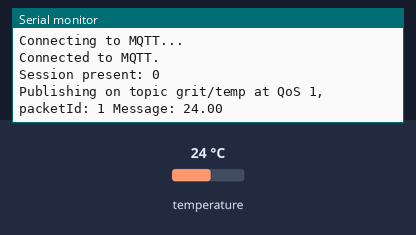
Bench run of a sketch on a simulated ESP8266 (NodeMCU). Shown: the last lines printed to the serial monitor. The test bench sets the inputs (shaded band); at power-on: temperature 24 °C. WiFi joins after 1.5 s; servers stay silent unless stated; no MQTT or app messages arrive unless stated.

Above: at 18.0 s.
18.1 s: temperature set to 12 °C
At 22.0 s:
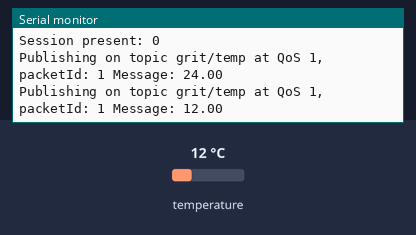
33.6 s: temperature set to 19 °C
At 42.0 s:
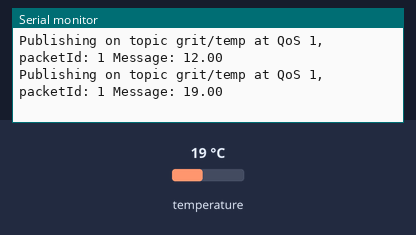
Timing chart, 0 to 43.5 s (numbered marks = the images above; inputs shaded):
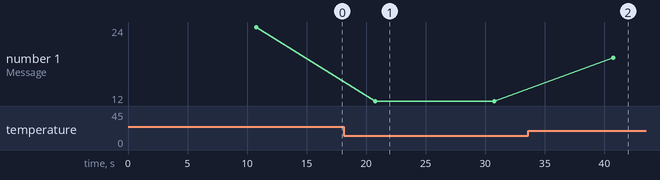

Measured:
- after the input at 18.1 s, the serial monitor: prints a new line after 2.7 s (image 1)
- after the input at 33.6 s, the serial monitor: prints a new line after 7.2 s (image 2)
- plotted number 1: 24 → 12 after the input at 18.1 s, 12 → 19 after the input at 33.6 s

The sketch:

water_temp_sensor.ino
```cpp
// (licence header left out)
#include <OneWire.h>
#include <DallasTemperature.h>
#include <ESP8266WiFi.h>
#include <Ticker.h>
#include <AsyncMqttClient.h>

#define WIFI_SSID "hydro"
#define WIFI_PASSWORD "hydrohydro"

// Raspberri Pi Mosquitto MQTT Broker
#define MQTT_HOST IPAddress(192, 168, 1, 179)
// For a cloud MQTT broker, type the domain name
//#define MQTT_HOST "example.com"
#define MQTT_PORT 1883

// Temperature MQTT Topics
#define MQTT_PUB_TEMP "grit/temp"

// GPIO where the DS18B20 is connected to
const int oneWireBus = 4;
// Setup a oneWire instance to communicate with any OneWire devices
OneWire oneWire(oneWireBus);
// Pass our oneWire reference to Dallas Temperature sensor
DallasTemperature sensors(&oneWire);
// Temperature value
float temp;

AsyncMqttClient mqttClient;
Ticker mqttReconnectTimer;

WiFiEventHandler wifiConnectHandler;
WiFiEventHandler wifiDisconnectHandler;
Ticker wifiReconnectTimer;

unsigned long previousMillis = 0;   // Stores last time temperature was published
const long interval = 10000;        // Interval at which to publish sensor readings

void connectToWifi() {
  Serial.println("Connecting to Wi-Fi...");
  WiFi.begin(WIFI_SSID, WIFI_PASSWORD);
}

void onWifiConnect(const WiFiEventStationModeGotIP& event) {
  Serial.println("Connected to Wi-Fi.");
  connectToMqtt();
}

void onWifiDisconnect(const WiFiEventStationModeDisconnected& event) {
  Serial.println("Disconnected from Wi-Fi.");
  mqttReconnectTimer.detach(); // ensure we don't reconnect to MQTT while reconnecting to Wi-Fi
  wifiReconnectTimer.once(2, connectToWifi);
}

void connectToMqtt() {
  Serial.println("Connecting to MQTT...");
  mqttClient.connect();
}

void onMqttConnect(bool sessionPresent) {
  Serial.println("Connected to MQTT.");
  Serial.print("Session present: ");
  Serial.println(sessionPresent);
}

void onMqttDisconnect(AsyncMqttClientDisconnectReason reason) {
  Serial.println("Disconnected from MQTT.");

  if (WiFi.isConnected()) {
    mqttReconnectTimer.once(2, connectToMqtt);
  }
}

/*void onMqttSubscribe(uint16_t packetId, uint8_t qos) {
  Serial.println("Subscribe acknowledged.");
  Serial.print("  packetId: ");
  Serial.println(packetId);
  Serial.print("  qos: ");
  Serial.println(qos);
}

void onMqttUnsubscribe(uint16_t packetId) {
  Serial.println("Unsubscribe acknowledged.");
  Serial.print("  packetId: ");
  Serial.println(packetId);
}*/

void onMqttPublish(uint16_t packetId) {
  Serial.print("Publish acknowledged.");
  Serial.print("  packetId: ");
  Serial.println(packetId);
}

void setup() {
  sensors.begin();
  Serial.begin(115200);
  Serial.println();

  wifiConnectHandler = WiFi.onStationModeGotIP(onWifiConnect);
  wifiDisconnectHandler = WiFi.onStationModeDisconnected(onWifiDisconnect);

  mqttClient.onConnect(onMqttConnect);
  mqttClient.onDisconnect(onMqttDisconnect);
  //mqttClient.onSubscribe(onMqttSubscribe);
  //mqttClient.onUnsubscribe(onMqttUnsubscribe);
  mqttClient.onPublish(onMqttPublish);
  mqttClient.setServer(MQTT_HOST, MQTT_PORT);
  // If your broker requires authentication (username and password), set them below
  //mqttClient.setCredentials("REPlACE_WITH_YOUR_USER", "REPLACE_WITH_YOUR_PASSWORD");

  connectToWifi();
}

void loop() {
  unsigned long currentMillis = millis();
  // Every X number of seconds (interval = 10 seconds)
  // it publishes a new MQTT message
  if (currentMillis - previousMillis >= interval) {
    // Save the last time a new reading was published
    previousMillis = currentMillis;
    // New temperature readings
    sensors.requestTemperatures();
    // Temperature in Celsius degrees
    temp = sensors.getTempCByIndex(0);
    // Temperature in Fahrenheit degrees
    //temp = sensors.getTempFByIndex(0);

    // Publish an MQTT message on topic esp/ds18b20/temperature
    uint16_t packetIdPub1 = mqttClient.publish(MQTT_PUB_TEMP, 1, true, String(temp).c_str());
    Serial.printf("Publishing on topic %s at QoS 1, packetId: %i ", MQTT_PUB_TEMP, packetIdPub1);
    Serial.printf("Message: %.2f \n", temp);
  }
}
```
